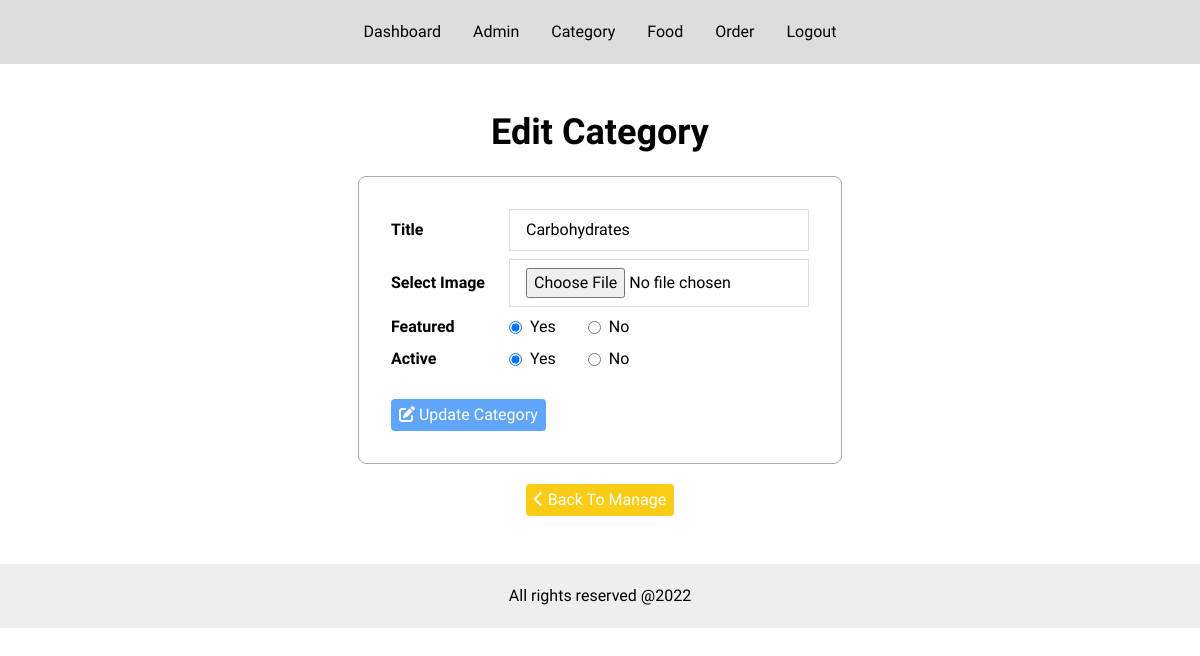
The app's page /admin/category.php?do=Edit&id=1 (signed in) with its own data.
### tables this page shows
CREATE TABLE `categories` (
  `id` int NOT NULL,
  `title` varchar(255) NOT NULL,
  `image_name` varchar(255) DEFAULT NULL,
  `featured` varchar(255) NOT NULL,
  `active` varchar(255) NOT NULL
);

### admin/inc/functions.php (called while the page is built, shortened)
<?php
function getSingleRecord($columns, $table, $column, $value) {
    global $conn;
    $stmt = $conn->prepare("SELECT $columns FROM $table WHERE $column = ?");
    $stmt->execute([$value]);
    if ($stmt->rowCount() != 0)
        return $stmt->fetch(PDO::FETCH_ASSOC);
}
function checkItem($column, $table, $where) {
    global $conn;
    $sql = "SELECT $column FROM $table WHERE $column = ?";
    $stmt = $conn->prepare($sql);
    $stmt->execute(array($where));
    return ($stmt->rowCount() != 0) ? true : false;
}
?>

### admin/category.php (the view, shortened to what this page needs)
<?php
$actions = array('Dashboard', 'Manage', 'Add', 'Insert', 'Edit', 'Update', 'Delete');
$do = isset($_GET['do']) && in_array($_GET['do'],  $actions) ? $_GET['do'] : 'Manage';
if($do == 'Manage'){
   $result = getRecords('*', 'categories');
    $cat_id =1;
    ?>
<div class="main-content manage-admin py-12">
    <div class="container mx-auto">
        <h1 class="title text-4xl mb-6 font-bold capitalize text-center">manage category</h1>
        <div class="wrapper px-6 sm:p-0 w-full sm:w-3/4 m-auto">
            <table class="table-auto w-full mb-8">
                <thead>
                <tr class="border-b-2 border-black border-solid text-left">
                    <th>id</th>
                    <th>Title</th>
                    <th>Image</th>
                    <th>Featured</th>
                    <th>Active</th>
                    <th>Action</th>
                </tr>
                </thead>
                <tbody>
                <?php
                foreach($result as $row) {
                    ?>
                    <tr class="py-2">
                        <td><?= $cat_id++ ?></td>
                        <td><?= $row['title'] ?></td>
                        <td>
                            <img src="<?= SITE_URL.'admin/images/cat_images/'. $row['image_name'] ?>" alt="Image Not Added" class="cat_image h-9" /></td>
                        <td><?= $row['featured'] ?></td>
                        <td><?= $row['active'] ?></td>
                        <td>
                            <a href="<?= SITE_URL.'admin/category.php?do=Edit&id='.$row['id'] ?>" class="action-update inline-block bg-blue-400 hover:bg-blue-600 transition-colors rounded px-2 py-1 text-white"><i class="fa fa-pen-to-square"></i> Update</a>
                            <a href="<?= SITE_URL.'admin/category.php?do=Delete&id='.$row['id'] ?>" class="action-delete inline-block bg-red-400 hover:bg-red-600 transition-colors rounded px-2 py-1 text-white" onclick="return confirm('Are You Sure ?');"><i class="fa fa-delete-left"></i> Delete</a>
                        </td>
                    </tr>
                    <?php
                }
                ?>
                </tbody>
            </table>
            <a href="category.php?do=Add" class="add-admin inline-block bg-blue-400 hover:bg-blue-600 transition-colors rounded px-4 py-2 text-white font-bold capitalize"><i class="fa fa-plus"></i> add category</a>
        </div>
    </div>
</div>
    <?php
}elseif($do == 'Edit') {
    $id = isset($_GET['id']) && is_numeric($_GET['id']) ? intval($_GET['id']) : '';
    if($id) {
        if(checkItem('id', 'categories', $id)){
            $cat_info = getSingleRecord('*', 'categories', 'id', $id);
    ?>
<div class="main-content add-admin edit-category py-12">
    <div class="container mx-auto">
        <h1 class="title text-4xl mb-6 font-bold capitalize text-center">edit category</h1>
        <div class="wrapper">
            <form action="category.php?do=Update&id=<?= $cat_info['id'] ?>" method="POST" autocomplete="off" enctype="multipart/form-data">
                <table class="max-w-full">
                    <tbody class="flex flex-col gap-2">
                        <tr class="flex justify-between items-center gap-6">
                            <td>Title</td>
                            <td>
                                <input type="text" name="cat_title" value="<?= $cat_info['title'] ?>" class="w-[300px]" autocomplete="off">
                            </td>
                        </tr>
                        <tr class="flex justify-between items-center gap-6">
                            <td>Select Image</td>
                            <td>
                                <input type="file" name="cat_image" class="w-[300px]" autocomplete="off">
                            </td>
                        </tr>
                        <tr class="flex justify-between items-center gap-6">
                            <td>Featured</td>
                            <td class="w-[300px] flex justify-start gap-8">
                                <div class="item item-1 flex items-center gap-2">
                                    <input type="radio" id="featured_yes" name="cat_featured" value="Yes" <?= $cat_info['featured'] == 'Yes' ?  'checked' : '' ?> autocomplete="off">
                                    <label for="featured_yes">Yes</label>
                                </div>
                                <div class="item item-2 flex items-center gap-2">
                                    <input type="radio" id="featured_no" name="cat_featured" value="No" <?= $cat_info['featured'] == 'No' ? 'checked' : '' ?> autocomplete="off">
                                    <label for="featured_no">No</label>
                                </div>
                            </td>
                        </tr>
                        <tr class="flex justify-between items-center gap-6">
                            <td>Active</td>
                            <td class="w-[300px] flex justify-start gap-8">
                                <div class="item item-1 flex items-center gap-2">
                                    <input type="radio" id="active_yes" name="cat_active" value="Yes" <?= $cat_info['active'] == 'Yes' ? 'checked' : '' ?> autocomplete="off">
                                    <label for="active_yes">Yes</label>
                                </div>
                                <div class="item item-2 flex items-center gap-2">
                                    <input type="radio" id="active_no" name="cat_active" value="No" <?= $cat_info['active'] == 'No' ? 'checked' : '' ?> autocomplete="off">
                                    <label for="active_no">No</label>
                                </div>
                            </td>
                        </tr>
                        <tr>
                            <td>
                                <button class="action-add-admin mt-5 inline-block bg-blue-400 hover:bg-blue-600 transition-colors rounded px-2 py-1 text-white capitalize" name='add' value="category"><i class="fa fa-pen-to-square"></i> update Category</button>
                            </td>
                        </tr>
                    </tbody>
                </table>
            </form>
            <a href="?do=Manage" class="back-to-manage-category mt-5 inline-block bg-yellow-400 hover:bg-yellow-600 transition-colors rounded px-2 py-1 text-white"><i class="fa fa-chevron-left"></i> Back To Manage</a>
        </div>
    </div>
</div>
    <?php
        }else{
            $msg = 'No Category With This Id';
            print_msg($msg, false);
        }
    }else{
        $msg = 'No Admin With This Id';
        print_msg($msg, false);
    }
}
include './inc/footer.php';
?>

### admin/css/admin.css (style rules this page uses)
* { padding: 0; margin: 0; box-sizing: border-box; font-family: "Play", sans-serif; }
a { text-decoration: none; }
.main-content.add-admin .wrapper { text-align: center; }
.main-content.add-admin table { display: inline-block; border: 1px solid #aaa; padding: 2rem; border-radius: 0.5rem; }
.main-content.add-admin table tr td { vertical-align: middle; }
.main-content.add-admin table tr td:first-child { font-weight: bold; }
.main-content.add-admin table tr input, .main-content.add-food table tr textarea, .main-content.add-food table tr select { padding: 0.5rem 1rem; border: 1px solid #ddd; outline: none; transition: border 0.2s ease; }

### records on screen
categories: cat_title "Carbohydrates", featured "☑ Yes", featured "☐ No", active "☑ Yes", active "☐ No"
